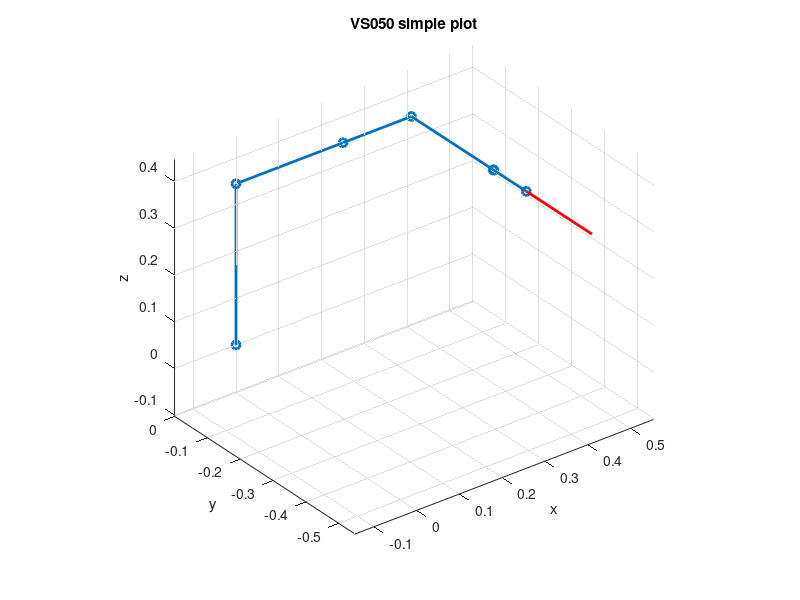

Recreate this plot in MATLAB.
% vs050_plot_simple.m

clear; close all; clc;

% --- Define DH and configuration ---
% DH rows: [theta  d      a      alpha]
DH = [ 0   0.345   0.000   +pi/2;   % J1
       0   0.000   0.250    0.0 ;   % J2
       0   0.000   0.160    0.0 ;   % J3
       0   0.250   0.000   +pi/2;   % J4
       0   0.000   0.000   -pi/2;   % J5
       0   0.100   0.000    0.0  ]; % J6
q = zeros(6,1);         
shaft_len = 0.20;      

% --- Forward chain to collect joint positions ---
T = eye(4);
P = zeros(3,7);
P(:,1) = [0;0;0];

for i = 1:6
    th = DH(i,1) + q(i);
    d  = DH(i,2);  a = DH(i,3);  al = DH(i,4);
    A = [cos(th) -sin(th)*cos(al)  sin(th)*sin(al) a*cos(th); ...
         sin(th)  cos(th)*cos(al) -cos(th)*sin(al) a*sin(th); ...
              0            sin(al)           cos(al)          d; ...
              0                 0                 0           1];
    T = T * A;
    P(:,i+1) = T(1:3,4);
end

% Tooltip (shaft tip) position
p_tool = T(1:3,1:3) * [0;0;shaft_len] + T(1:3,4);

% --- Plot ---
figure; hold on; grid on; axis equal; view(3);
plot3(P(1,:), P(2,:), P(3,:), '-o', 'LineWidth', 2);                       
plot3([P(1,7) p_tool(1)], [P(2,7) p_tool(2)], [P(3,7) p_tool(3)], 'r-', 'LineWidth', 2); 
xlabel('x'); ylabel('y'); zlabel('z'); title('VS050 simple plot');
